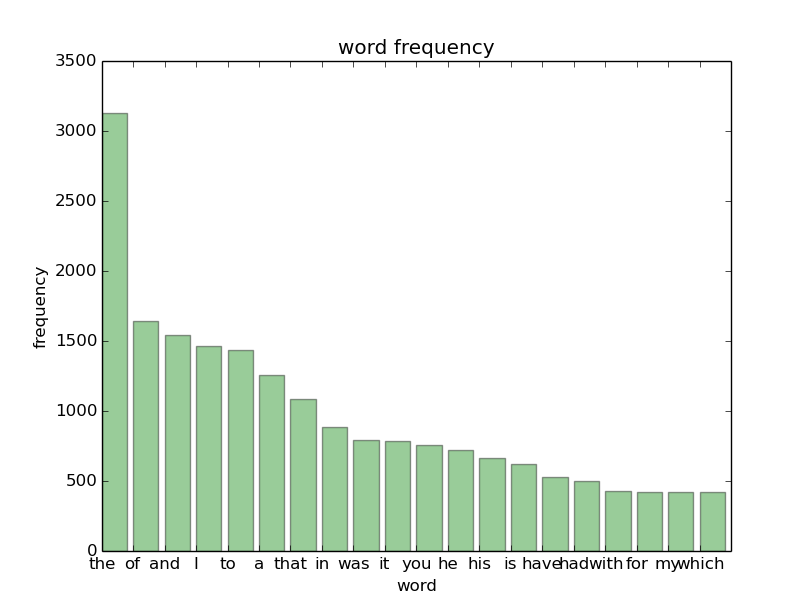

The script that drew this image:
# program to read in the words of a given file and then determine the word frequency

import sys
import string

inputfile= sys.argv[1]



with open(inputfile, 'r') as f:
	file= f.read()
	exclude = set(string.punctuation)
	file = ''.join(ch for ch in file if ch not in exclude)
	words= file.strip().split()
	wordcount= {}
	for word in words:
		if word in wordcount:
			wordcount[word] +=1
		else:
			wordcount[word] = 1

##for word in wordcount:
##	print word, wordcount[word]

#for word in sorted(wordcount, key= wordcount.get):			# key argument tells sorted the basis on which its 	
#	print word, wordcount[word]								# to sort wordcount

for word in sorted(wordcount, key= wordcount.get, reverse =True):			# key argument tells sorted the basis on which its 	
	print word, wordcount[word]												# to sort wordcount

y=[]
x= sorted(wordcount, key= wordcount.get, reverse= True)[:20]
for word in x:
	y.append(int(wordcount[word]))

#print x,y

import matplotlib.pyplot as plt 

#plt.hist(y,range(20))
mybar = plt.bar(range(len(x)), y, color='green', alpha=0.4)
plt.xticks(range(len(x)),x)
plt.title("word frequency")
plt.xlabel("word")
plt.ylabel("frequency")
plt.show()
